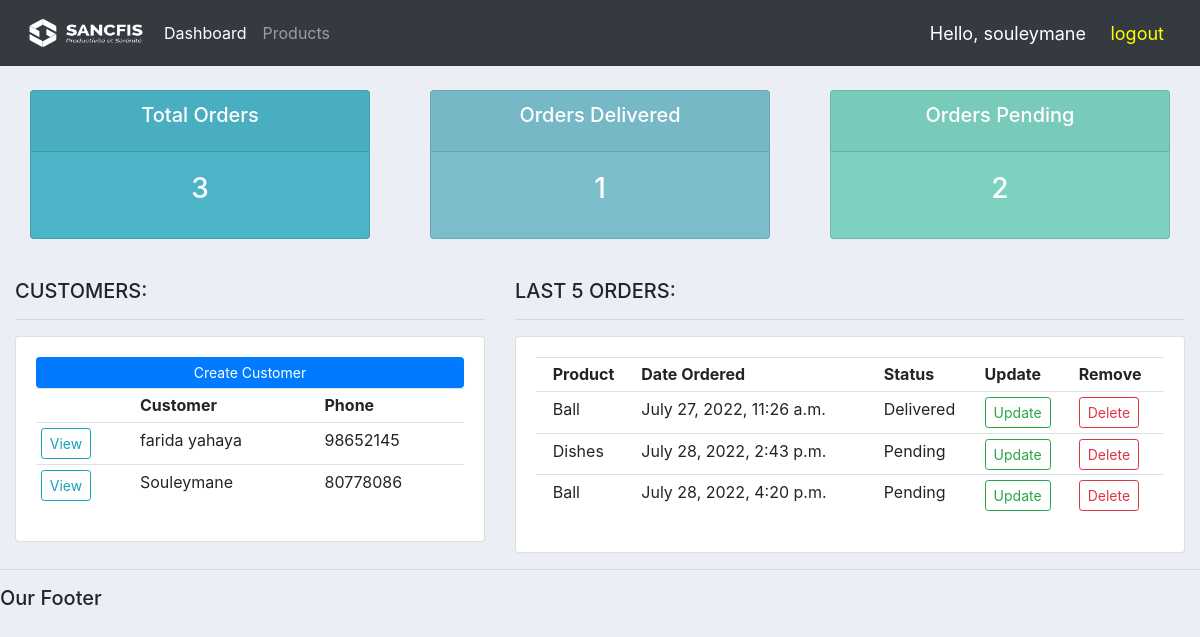
Before: / (signed in) with the older database file.
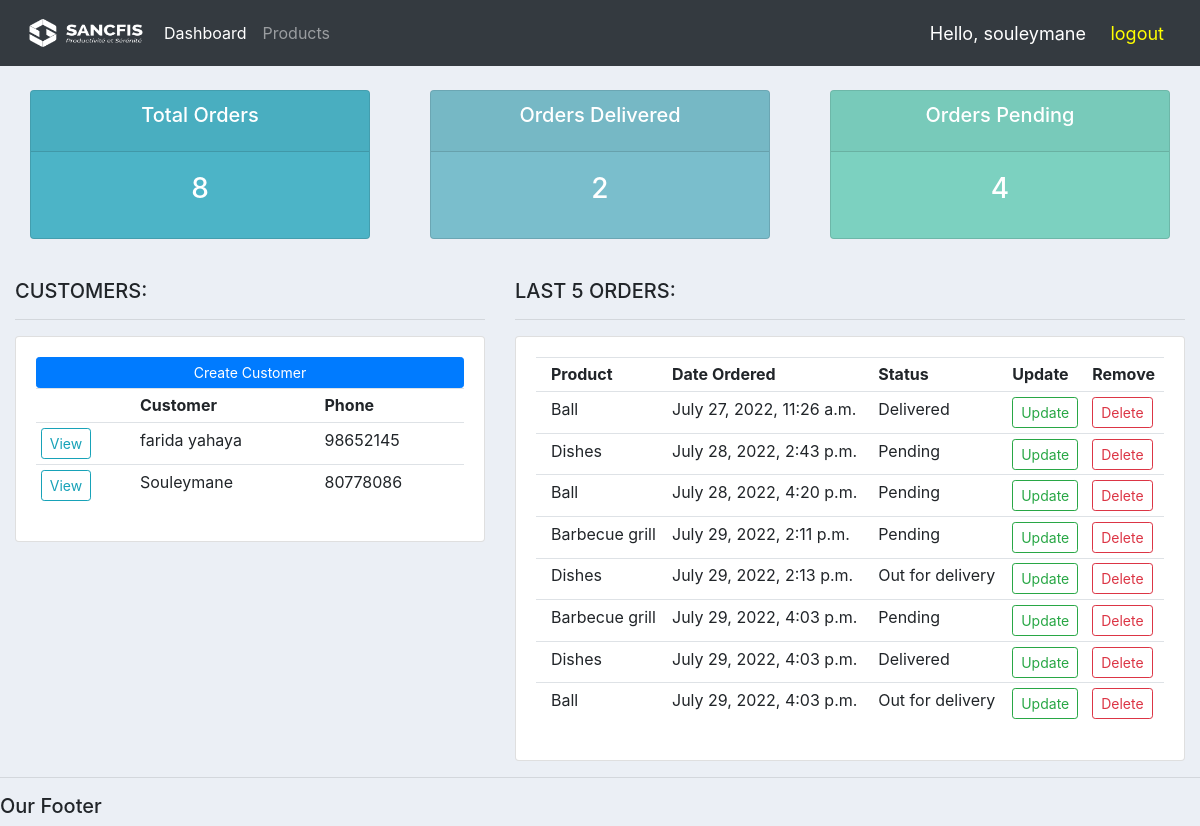
After: the same page with the newer database file.
### accounts/models.py (models this page shows, shortened)
class Customer(models.Model):
    name = models.CharField(max_length=200, null=True)
    phone = models.CharField(max_length=20, null=True)
    email = models.EmailField(max_length=200, null=True)
    date_created = models.DateTimeField(auto_now_add=True, null=True)

class Order(models.Model):
    STATUS = (
        ('Pending', 'Pending'),
        ('Out for delivery', 'Out for delivery'),
        ('Delivered', 'Delivered'),
    )
    customer = models.ForeignKey(Customer, null=True, on_delete=models.SET_NULL)
    product = models.ForeignKey(Product, null=True, on_delete=models.SET_NULL)
    date_created = models.DateTimeField(auto_now_add=True, null=True)
    status = models.CharField(max_length=200, null=True, choices=STATUS)
    note = models.CharField(max_length=100, null=True)

class Product(models.Model):
    CATEGORY = (
        ('Indoor', 'Indoor'),
        ('Out Door', 'Out Door'),
    )
    name = models.CharField(max_length=200, null=True)
    price = models.FloatField(null=True)
    category = models.CharField(max_length=200, null=True, choices=CATEGORY)
    description = models.CharField(max_length=200, null=True, blank=True)
    date_created = models.DateTimeField(auto_now_add=True, null=True)
    tags = models.ManyToManyField(Tag)
    def __str__(self):
        return self.name

### accounts/views/home.py (the view)
# urls.py: path('', home.home, name="home"),
@login_required(login_url='login')
def home(request):
    orders = Order.objects.all()
    customers = Customer.objects.all()
    total_customers = customers.count()
    total_orders = orders.count()
    delivered = orders.filter(status='Delivered').count()
    pending = orders.filter(status='Pending').count()
    context = {'orders':orders, 'customers':customers,
    'total_orders':total_orders, 'delivered':delivered,
    'pending':pending}
    return render(request, 'accounts/dashboard.html', context)

### accounts/templates/accounts/dashboard.html
{% extends 'accounts/main.html' %}
{% block content %}
{% include 'accounts/status.html' %}
<br>
<div class="row">
    <div class="col-md-5">
        <h5>CUSTOMERS:</h5>
        <hr>
        <div class="card card-body">
            <a class="btn btn-primary btn-sm btn-block" href="">Create Customer</a>
            <table class="table table-sm">
                <tr>
                    <th></th>
                    <th>Customer</th>
                    <th>Phone</th>
                </tr>
                {% for customer in customers %}
                    <tr>
                        <td><a class="btn btn-outline-info btn-sm" href="{% url 'customer' customer.id %}">View</a></td>
                        <td>{{ customer.name }}</td>
                        <td>{{ customer.phone }}</td>
                    </tr>
                {% endfor %}
            </table>
        </div>
    </div>
    <div class="col-md-7">
        <h5>LAST 5 ORDERS:</h5>
        <hr>
        <div class="card card-body">
            <table class="table table-sm">
                <tr>
                    <th></th>
                    <th>Product</th>
                    <th>Date Ordered</th>
                    <th>Status</th>
                    <th>Update</th>
                    <th>Remove</th>
                </tr>
                {% for order in orders %}
                    <tr>
                        <th></th>
                        <td>{{ order.product }}</dt>
                        <td>{{ order.date_created }}</dt>
                        <td>{{ order.status }}</dt>
                        <td><a a class="btn btn-outline-success btn-sm" href="{% url 'update_order' order.id %}">Update</a></td>
                        <td><a a class="btn btn-outline-danger btn-sm" href="{% url 'delete_order' order.id %}">Delete</a></td>
                    </tr>
                {% endfor %}
            </table>
        </div>
    </div>
</div>
{% endblock %}

### accounts/templates/accounts/main.html (shortened to what this page needs)
{% load static %}
<!DOCTYPE html>
<html>
<head>
    <link rel="stylesheet" href="https://cdn.jsdelivr.net/npm/bootstrap@4.3.1/dist/css/bootstrap.min.css"
>
    <link rel="stylesheet" type="text/css" href="{% static '/css/main.css' %}">
</head>
<body>
    {% include 'accounts/navbar.html' %}
    <div class="container-fluid">
    {% block content %}
    {% endblock %}
    </div>
    <hr>
    <h5>Our Footer</h5>
</body>
</html>

### accounts/templates/accounts/navbar.html (shortened to what this page needs)
{% load static %}
<nav class="navbar navbar-expand-lg navbar-dark bg-dark">
    <img style="height: 50px; width: 140px;" src="{% static 'images/logo.png' %}">
    <div class="collapse navbar-collapse" id="navbarNav">
        <ul class="navbar-nav">
            <li class="nav-item active">
                <a class="nav-link" href="{% url 'home' %}">Dashboard</a>
            </li>
            <li class="nav-item">
                <a class="nav-link" href="{% url 'products' %}">Products</a>
            </li>
        </ul>
    </div>
    <span class="hello-msg">Hello, {{ request.user }}</span>&nbsp;
    <span><a class="href" href="{% url 'logout' %}">logout</a></span>
</nav>

### accounts/templates/accounts/status.html
<br>
<div class="row">
    <div class="col">
        <div class="col-md">
            <div class="card text-center text-white mb-3" id="total-orders">
                <div class="card-header">
                    <h5 class="card-title">Total Orders</h5>
                </div>
                <div class="card-body">
                    <h3 class="card-title">{{total_orders}}</h3>
                </div>
            </div>
        </div>
    </div>
    <div class="col">
        <div class="col-md">
            <div class="card text-center text-white mb-3" id="orders-delivered">
                <div class="card-header">
                    <h5 class="card-title">Orders Delivered</h5>
                </div>
                <div class="card-body">
                    <h3 class="card-title">{{delivered}}</h3>
                </div>
            </div>
        </div>
    </div>
    <div class="col">
        <div class="col-md">
            <div class="card text-center text-white mb-3" id="orders-pending">
                <div class="card-header">
                    <h5 class="card-title">Orders Pending</h5>
                </div>
                <div class="card-body">
                    <h3 class="card-title">{{pending}}</h3>
                </div>
            </div>
        </div>
    </div>
</div>

### static/css/main.css (style rules this page uses)
body { background-color: #ebeff5; }
#total-orders { background-color: #4cb4c7; }
#orders-delivered { background-color: #7abecc; }
#orders-pending { background-color: #7CD1C0; }

### accounts/templates/accounts/navbar.html (style rules this page uses)
.hello-msg { font-size: 18px; color: white; margin-right: 20px; }
.href { font-size: 18px; color: yellow; margin-right: 20px; }

Changed rows visible on the page:
added Order: product "Barbecue grill", date_created "July 29, 2022, 2:11 p.m.", status "Pending"
added Order: product "Dishes", date_created "July 29, 2022, 2:13 p.m.", status "Out for delivery"
added Order: product "Barbecue grill", date_created "July 29, 2022, 4:03 p.m.", status "Pending"
added Order: product "Dishes", date_created "July 29, 2022, 4:03 p.m.", status "Delivered"
added Order: product "Ball", date_created "July 29, 2022, 4:03 p.m.", status "Out for delivery"
Other visible differences:
{{ total_orders }}: "3" → "8"
{{ delivered }}: "1" → "2"
{{ pending }}: "2" → "4"
